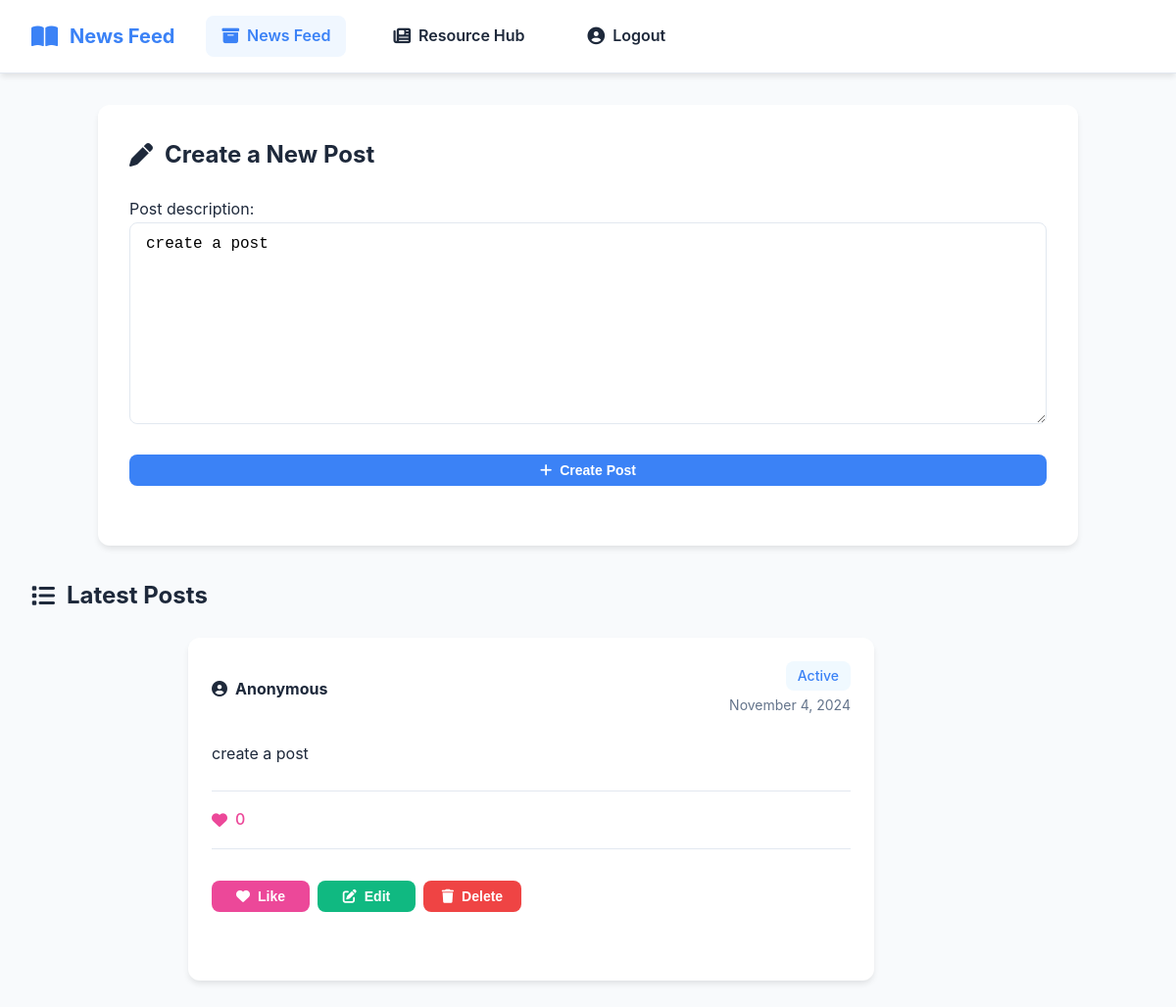
The page /news/ on the database as committed earlier.
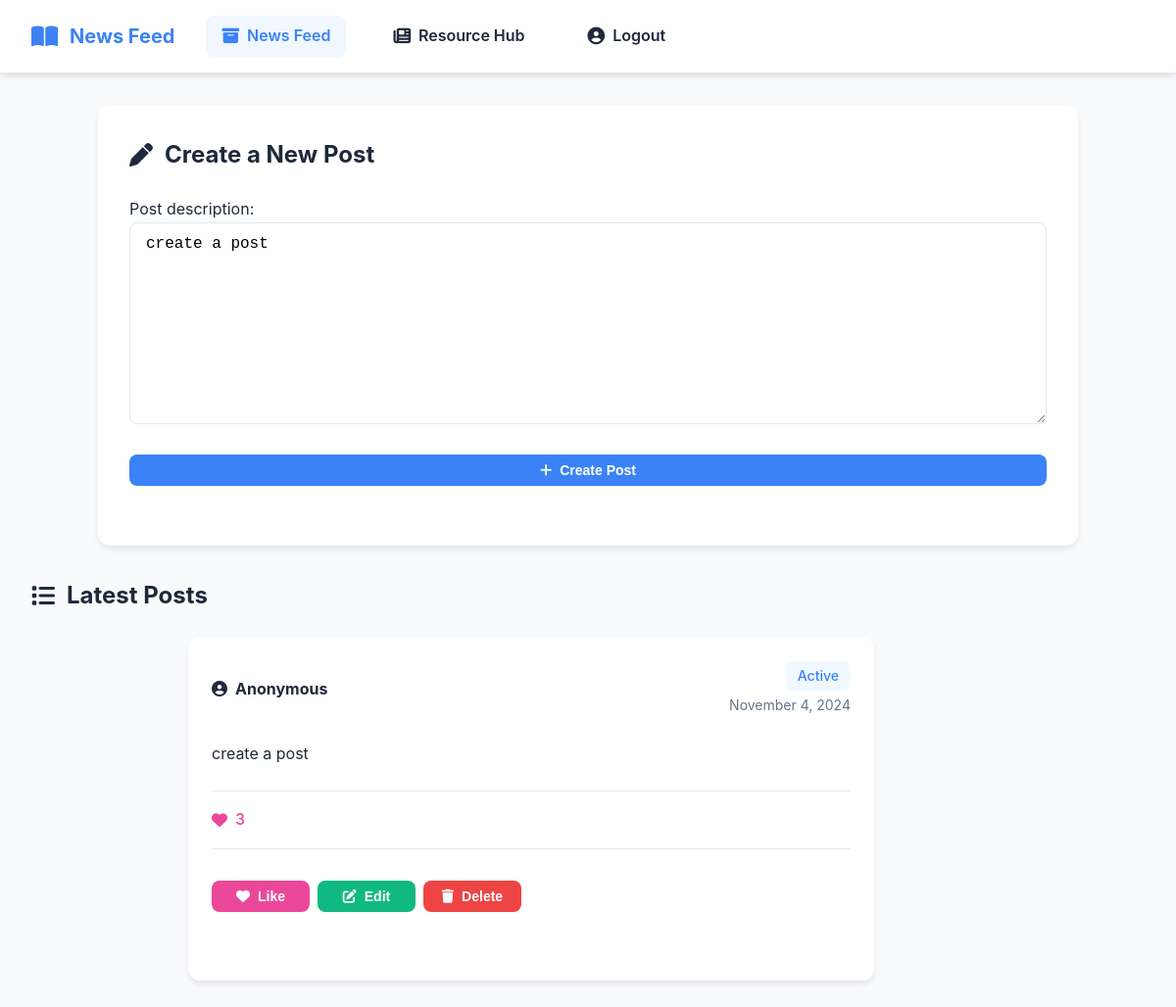
The same page on the database as committed later.
### newsfeed/models.py (models this page shows)
class NewsFeed(models.Model):
    created_by = models.CharField(max_length=255, default="Anonymous")  # Temporary string field for creator's name
    post_description = models.TextField(default="create a post")  # Input field for the post description
    post_date = models.DateTimeField(default=timezone.now)  # Automatically set the current date and time
    post_type = models.CharField(max_length=20, default='Active')  # Default post type set to 'Active'
    like_count = models.IntegerField(default=0)  # Like count, initially 0

### newsfeed/views.py (the view, shortened to what this page needs)
# urls.py: 2. Add a URL to urlpatterns:  path('', views.home, name='home')
def home(request):
    form = NewsFeedForm()  # Initialize the form
    newsfeeds = NewsFeed.objects.filter(post_type='Active').order_by('-post_date')
    return render(request, 'newsfeed/home.html', {'form': form, 'newsfeeds': newsfeeds})

### newsfeed/forms.py
class NewsFeedForm(forms.ModelForm):
    class Meta:
        model = NewsFeed
        fields = ['post_description']

### newsfeed/templates/newsfeed/home.html (shortened to what this page needs)
{% load static %}
<!DOCTYPE html>
<html lang="en">
<head>
    <link rel="stylesheet" href="https://cdnjs.cloudflare.com/ajax/libs/font-awesome/6.4.0/css/all.min.css">
    <link rel="stylesheet" href="{% static 'newsfeed/css/newsfeed_home.css' %}">
</head>
<body>
    <nav class="navbar">
        <div class="navbar-container">
            <div class="logo">
                <i class="fas fa-book-open"></i>
                <span>News Feed</span>
            </div>
            <a href="{% url 'home' %}" class="nav-item active">
                <i class="fas fa-archive"></i>
                <span>News Feed</span>
            </a>
            <a href="{% url 'resource_home' %}" class="nav-item">
                <i class="fas fa-newspaper"></i>
                <span>Resource Hub</span>
            </a>
            <a href="#" class="nav-item">
                <i class="fas fa-user-circle"></i>
                <span>Logout</span>
            </a>
        </div>
    </nav>
    <main class="container">
        <section class="create-post-section">
            <h1><i class="fas fa-pen"></i> Create a New Post</h1>
            <form method="POST" class="create-post-form">
                <div class="form-group">
                    {{ form.as_p }}
                </div>
                <button type="submit" class="btn btn-primary">
                    <i class="fas fa-plus"></i> Create Post
                </button>
            </form>
        </section>
        <section class="posts-section">
            <h2><i class="fas fa-list"></i> Latest Posts</h2>
            <div class="posts-grid">
                {% for post in newsfeeds %}
                <article class="post-card">
                    <div class="post-header">
                        <div class="post-avatar">
                            <h3><i class="fas fa-user-circle"></i> {{ post.created_by }}</h3>
                        </div>
                        <div class="post-info">
                            <span class="post-status">{{ post.post_type }}</span>
                            <span class="post-date">{{ post.post_date|date:"F j, Y" }}</span>
                        </div>
                    </div>
                    <div class="post-content">
                        <p>{{ post.post_description }}</p>
                    </div>
                    <div class="post-stats">
                        <span class="like-count">
                            <i class="fas fa-heart"></i> {{ post.like_count }}
                        </span>
                    </div>
                    <div class="post-actions">
                        <form action="{% url 'like_post' post.id %}" method="POST" class="action-form">
                            <button type="submit" class="btn btn-like">
                                <i class="fas fa-heart"></i> Like
                            </button>
                        </form>
                        <form action="{% url 'update_post' post.id %}" method="GET" class="action-form">
                            <button type="submit" class="btn btn-update">
                                <i class="fas fa-edit"></i> Edit
                            </button>
                        </form>
                        <form action="{% url 'delete_post' post.id %}" method="POST" class="action-form">
                            <button type="submit" class="btn btn-delete" onclick="return confirm('Are you sure you want to delete this post?');">
                                <i class="fas fa-trash"></i> Delete
                            </button>
                        </form>
                    </div>
                </article>
                {% empty %}
                <p>No posts available.</p>
                {% endfor %}
            </div>
        </section>
    </main>
</body>
</html>

Rows that differ between the two databases and show on the page:
changed NewsFeed "Anonymous": like_count "0" → "3"
